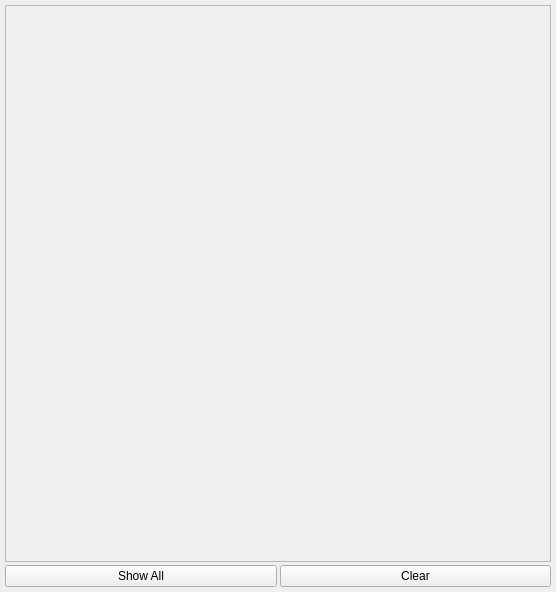
<?xml version="1.0" encoding="UTF-8"?>
<ui version="4.0">
 <class>Form</class>
 <widget class="QWidget" name="Form">
  <property name="geometry">
   <rect>
    <x>0</x>
    <y>0</y>
    <width>556</width>
    <height>592</height>
   </rect>
  </property>
  <property name="windowTitle">
   <string>Form</string>
  </property>
  <layout class="QVBoxLayout" name="verticalLayout" stretch="0,0">
   <property name="spacing">
    <number>3</number>
   </property>
   <property name="margin">
    <number>5</number>
   </property>
   <item>
    <widget class="QScrollArea" name="scrollArea">
     <property name="lineWidth">
      <number>-4</number>
     </property>
     <property name="widgetResizable">
      <bool>true</bool>
     </property>
     <widget class="QWidget" name="scrollAreaWidgetContents">
      <property name="geometry">
       <rect>
        <x>0</x>
        <y>0</y>
        <width>544</width>
        <height>552</height>
       </rect>
      </property>
      <layout class="QVBoxLayout" name="webview_layout">
       <property name="spacing">
        <number>0</number>
       </property>
       <property name="margin">
        <number>0</number>
       </property>
      </layout>
     </widget>
    </widget>
   </item>
   <item>
    <layout class="QHBoxLayout" name="horizontalLayout">
     <item>
      <widget class="QPushButton" name="show_all_btn">
       <property name="text">
        <string>Show All</string>
       </property>
      </widget>
     </item>
     <item>
      <widget class="QPushButton" name="clear_btn">
       <property name="text">
        <string>Clear</string>
       </property>
      </widget>
     </item>
    </layout>
   </item>
  </layout>
 </widget>
 <resources/>
 <connections/>
</ui>
